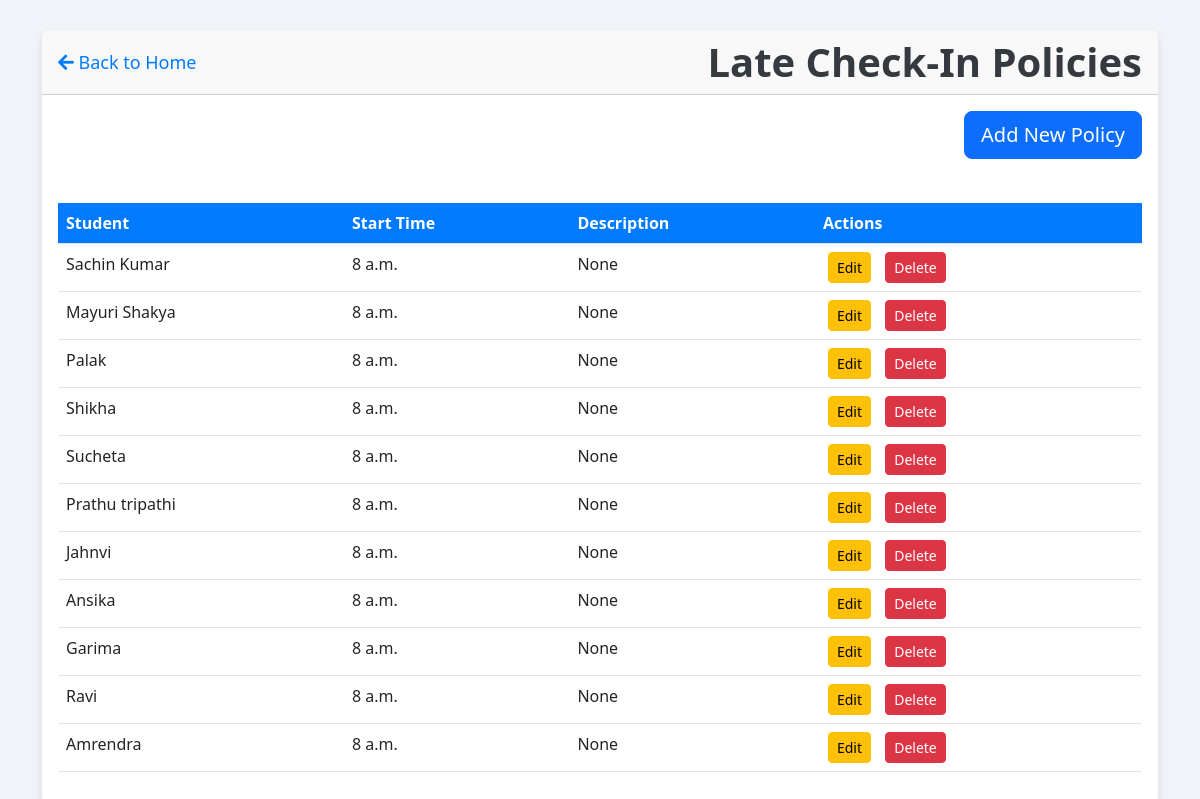
Screenshot of /late_checkin_policy_list/ (signed in) with the database file from the repository.
### app1/models.py (models this page shows, shortened)
class LateCheckInPolicy(models.Model):
    student = models.OneToOneField(Student, on_delete=models.CASCADE, related_name="late_checkin_policy")
    def get_default_start_time():
        return time(8, 0)  # Default time as 8:00 AM
    start_time = models.TimeField(default=get_default_start_time)
    description = models.CharField(max_length=255, blank=True, null=True)

class Student(models.Model):
    name = models.CharField(max_length=255)
    email = models.EmailField(max_length=255)
    phone_number = models.CharField(max_length=15)
    face_embedding = models.JSONField(blank=True, null=True)
    authorized = models.BooleanField(default=False)
    roll_no = models.CharField(max_length=20,unique=True)
    address = models.TextField()
    date_of_birth = models.DateField()
    joining_date = models.DateField()
    mother_name = models.CharField(max_length=255)
    father_name = models.CharField(max_length=255)
    department = models.ManyToManyField(Department, related_name="students")

### app1/views.py (the view)
# urls.py: path('late_checkin_policy_list/', views.late_checkin_policy_list, name='late_checkin_policy_list'),
@staff_member_required
def late_checkin_policy_list(request):
    policies = LateCheckInPolicy.objects.select_related('student').all()
    return render(request, 'latecheckinpolicy_list.html', {'policies': policies})

### templates/latecheckinpolicy_list.html (shortened to what this page needs)
<!DOCTYPE html>
<html lang="en">
<head>
    <link href="https://cdn.jsdelivr.net/npm/bootstrap@5.3.0-alpha3/dist/css/bootstrap.min.css" rel="stylesheet">
    <link href="https://cdnjs.cloudflare.com/ajax/libs/font-awesome/5.15.3/css/all.min.css" rel="stylesheet">
</head>
<body>
    <div class="container">
        <div class="card">
            <div class="card-header">
                <a href="/" class="back-icon">
                    <i class="fas fa-arrow-left"></i> Back to Home
                </a>
                <h1 class="text-center mb-0">Late Check-In Policies</h1>
            </div>
            <div class="card-body">
                <div class="text-end">
                    <a href="{% url 'create_late_checkin_policy' %}" class="btn btn-primary btn-lg">Add New Policy</a>
                </div>
                <div class="table-responsive">
                    <table class="table table-hover mt-4">
                        <thead>
                            <tr>
                                <th>Student</th>
                                <th>Start Time</th>
                                <th>Description</th>
                                <th>Actions</th>
                            </tr>
                        </thead>
                        <tbody>
                            {% for policy in policies %}
                            <tr>
                                <td>{{ policy.student.name }}</td>
                                <td>{{ policy.start_time }}</td>
                                <td>{{ policy.description }}</td>
                                <td>
                                    <a href="{% url 'update_late_checkin_policy' policy.id %}" class="btn btn-sm btn-warning btn-action">Edit</a>
                                    <form action="{% url 'delete_late_checkin_policy' policy.id %}" method="post" style="display:inline;">
                                        <button type="submit" class="btn btn-sm btn-danger btn-action" onclick="return confirm('Are you sure you want to delete this policy?');">Delete</button>
                                    </form>
                                </td>
                            </tr>
                            {% empty %}
                            <tr>
                                <td colspan="4" class="no-policies">No policies found.</td>
                            </tr>
                            {% endfor %}
                        </tbody>
                    </table>
                </div>
            </div>
        </div>
    </div>
</body>
</html>

### templates/latecheckinpolicy_list.html (style rules this page uses)
body { background-color: #f0f4f8; }
.container { margin-top: 30px; }
h1 { color: #343a40; margin-bottom: 20px; font-weight: 600; }
.btn-primary { margin-bottom: 20px; }
.table th { background-color: #007bff; color: white; }
.btn-action { margin: 0 5px; }
.card { border: none; box-shadow: 0 4px 8px rgba(0, 0, 0, 0.1); margin-bottom: 30px; }
.back-icon { font-size: 18px; color: #007bff; text-decoration: none; }
.card-header { display: flex; align-items: center; justify-content: space-between; }
.card-header a { color: #007bff; }

### rows the page displays
LateCheckInPolicy: student.name "Sachin Kumar", start_time "8 a.m.", description "None"
LateCheckInPolicy: student.name "Mayuri Shakya", start_time "8 a.m.", description "None"
LateCheckInPolicy: student.name "Palak", start_time "8 a.m.", description "None"
LateCheckInPolicy: student.name "Shikha", start_time "8 a.m.", description "None"
LateCheckInPolicy: student.name "Sucheta", start_time "8 a.m.", description "None"
LateCheckInPolicy: student.name "Prathu tripathi", start_time "8 a.m.", description "None"
LateCheckInPolicy: student.name "Jahnvi", start_time "8 a.m.", description "None"
LateCheckInPolicy: student.name "Ansika", start_time "8 a.m.", description "None"
LateCheckInPolicy: student.name "Garima", start_time "8 a.m.", description "None"
LateCheckInPolicy: student.name "Ravi", start_time "8 a.m.", description "None"
LateCheckInPolicy: student.name "Amrendra", start_time "8 a.m.", description "None"
